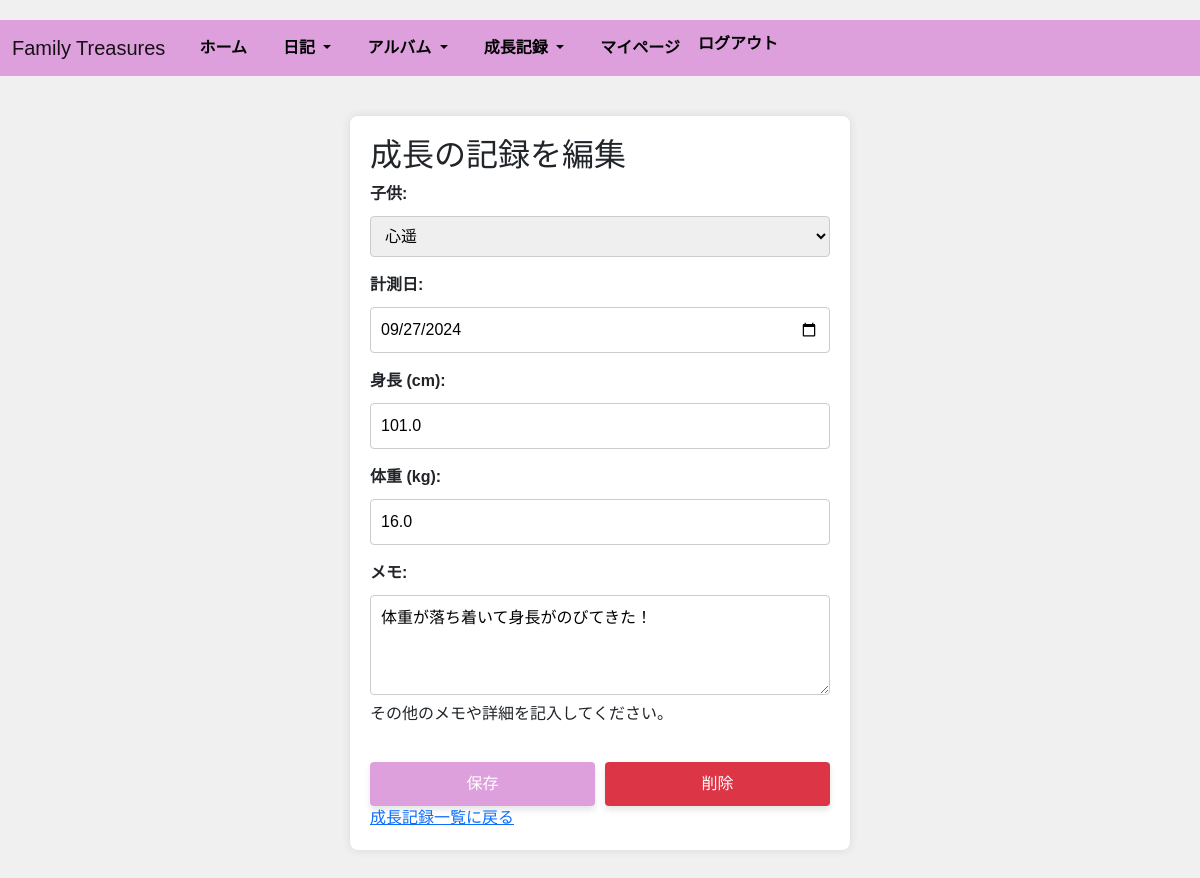
The page /app/growth_records/update/12/ (signed in) on the database its author committed.
### app/models.py (models this page shows, shortened)
class GrowthRecord(models.Model):
    user = models.ForeignKey(settings.AUTH_USER_MODEL, on_delete=models.CASCADE)
    child = models.ForeignKey('Children', on_delete=models.CASCADE)
    height = models.FloatField()  # 身長（cm）
    weight = models.FloatField()  # 体重（kg）
    measurement_date = models.DateField(default=timezone.now)  # 計測日
    memo = models.TextField(blank=True, null=True)
    created_at = models.DateTimeField(auto_now_add=True)
    updated_at = models.DateTimeField(auto_now=True)
    class Meta:
        db_table = 'growth_records'

### app/views.py (the view, shortened to what this page needs)
# urls.py: path('growth_records/update/<int:pk>/', GrowthRecordUpdateView.as_view(), name='growth_record_update'),
class GrowthRecordUpdateView(LoginRequiredMixin, View):
    template_name = 'growth_record_update.html'
    def get(self, request, pk):
        record = get_object_or_404(GrowthRecord, pk=pk, child__household=request.user.household)
        form = GrowthRecordForm(instance=record)
        return render(request, self.template_name, {'form': form, 'record': record})

### app/forms.py
class GrowthRecordForm(forms.ModelForm):
    class Meta:
        model = GrowthRecord
        fields = ['child', 'measurement_date', 'height', 'weight', 'memo']
        widgets = {
            'measurement_date': forms.DateInput(attrs={'type': 'date'}),
            'memo': forms.Textarea(attrs={'rows': 3}),
        }
        labels = {
            'child': '子供',
            'measurement_date': '計測日',
            'height': '身長 (cm)',
            'weight': '体重 (kg)',
            'memo': 'メモ',
        }
        help_texts = {
            'memo': 'その他のメモや詳細を記入してください。',
        }
    def __init__(self, *args, **kwargs):
        user = kwargs.pop('user', None)  # ユーザー情報を取得
        super(GrowthRecordForm, self).__init__(*args, **kwargs)
        if not self.instance.pk:
            self.fields['measurement_date'].initial = timezone.now().date()
        if user:
            self.fields['child'].queryset = Children.objects.filter(household=user.household)

### app/models.py (called while the page is built)
    def __str__(self):
        return self.child_name

### templates/growth_record_update.html (shortened to what this page needs)
{% extends 'base.html' %}
{% block content %}
    {% load static %}
    <link rel="stylesheet" href="{% static 'css/growth_record_update.css' %}">
    <div class="growth-record-update-container">
        <h2>成長の記録を編集</h2>
        <form method="post">
        {{ form.as_p }}
        <div class="button-group">
            <button type="submit" name="save">保存</button>
            <button type="submit" name="delete" class="btn-delete">削除</button>
        </div>
        </form>
        <a href="{% url 'app:growth_record_list' %}">成長記録一覧に戻る</a>
    </div>
{% endblock %}

### static/css/styles.css (style rules this page uses)
body { font-family: Arial, sans-serif; background-color: #f0f0f0; margin: 0; padding-top: 20px; }
label { display: block; margin-bottom: 5px; font-weight: bold; }
input[type="text"], input[type="date"], select { width: 100%; padding: 8px; margin-top: 5px; box-sizing: border-box; font-size: 16px; }
textarea { width: 100%; padding: 10px; font-size: 16px; border: 1px solid #ccc; border-radius: 4px; resize: vertical; min-height: 100px; }
textarea::placeholder { color: #999; }

### static/css/growth_record_update.css (style rules this page uses)
.growth-record-update-container { background-color: #fff; padding: 20px; border-radius: 8px; box-shadow: 0 0 10px rgba(0, 0, 0, 0.1); max-width: 500px; margin: 40px auto; }
.growth-record-update-container form { display: flex; flex-direction: column; }
.growth-record-update-container label { display: block; margin-bottom: 5px; font-weight: bold; }
.growth-record-update-container input, .growth-record-update-container textarea, .growth-record-update-container select { width: 100%; padding: 10px; margin-top: 5px; box-sizing: border-box; font-size: 16px; border: 1px solid #ccc; border-radius: 4px; }
.growth-record-update-container textarea { resize: vertical; min-height: 100px; }
.growth-record-update-container .button-group { display: flex; justify-content: space-between; margin-top: 20px; }
.growth-record-update-container button { padding: 10px 20px; font-size: 16px; background-color: #dda0dd; color: white; border: none; border-radius: 4px; cursor: pointer; flex: 1; margin-right: 10px; box-shadow: 0 4px 6px rgba(0, 0, 0, 0.1); transition: background-color 0.3s; }
.growth-record-update-container button:last-child { margin-right: 0; }
.growth-record-update-container .btn-delete { background-color: #dc3545; }

### rows shown on the page
GrowthRecord: child "心遥", measurement_date "09/27/2024", height "101.0", weight "16.0", memo "体重が落ち着いて身長がのびてきた！"
